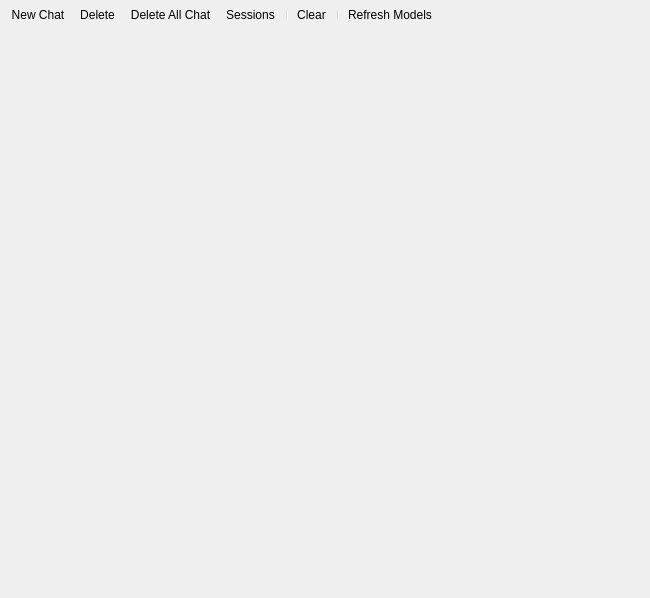
<?xml version="1.0" encoding="UTF-8"?>
<ui version="4.0">
 <class>AIChatPane</class>
 <widget class="QWidget" name="AIChatPane">
  <property name="geometry">
   <rect>
    <x>0</x>
    <y>0</y>
    <width>650</width>
    <height>598</height>
   </rect>
  </property>
  <property name="windowTitle">
   <string>AI Chat</string>
  </property>
  <layout class="QVBoxLayout" name="mainLayout" stretch="0,1">
   <property name="spacing">
    <number>0</number>
   </property>
   <property name="leftMargin">
    <number>0</number>
   </property>
   <property name="topMargin">
    <number>0</number>
   </property>
   <property name="rightMargin">
    <number>0</number>
   </property>
   <property name="bottomMargin">
    <number>0</number>
   </property>
   <item>
    <widget class="QToolBar" name="toolBar">
     <property name="movable">
      <bool>false</bool>
     </property>
     <property name="iconSize">
      <size>
       <width>16</width>
       <height>16</height>
      </size>
     </property>
     <addaction name="actionNewChat"/>
     <addaction name="actionDeleteChat"/>
     <addaction name="actionDelete_All_Chat"/>
     <addaction name="actionSessions"/>
     <addaction name="separator"/>
     <addaction name="actionClear"/>
     <addaction name="separator"/>
     <addaction name="actionRefreshModels"/>
    </widget>
   </item>
   <item>
    <widget class="QStackedWidget" name="stackedWidget"/>
   </item>
  </layout>
  <action name="actionNewChat">
   <property name="icon">
    <iconset resource="../../r.qrc">
     <normaloff>:/Resource/icons/AddImmediateWindow_16x.svg</normaloff>:/Resource/icons/AddImmediateWindow_16x.svg</iconset>
   </property>
   <property name="text">
    <string>New Chat</string>
   </property>
   <property name="toolTip">
    <string>New Chat Session</string>
   </property>
   <property name="menuRole">
    <enum>QAction::NoRole</enum>
   </property>
  </action>
  <action name="actionDeleteChat">
   <property name="icon">
    <iconset resource="../../r.qrc">
     <normaloff>:/Resource/icons/Cancel_16x.svg</normaloff>:/Resource/icons/Cancel_16x.svg</iconset>
   </property>
   <property name="text">
    <string>Delete</string>
   </property>
   <property name="toolTip">
    <string>Delete Current Chat</string>
   </property>
   <property name="menuRole">
    <enum>QAction::NoRole</enum>
   </property>
  </action>
  <action name="actionSessions">
   <property name="icon">
    <iconset resource="../../r.qrc">
     <normaloff>:/Resource/icons/ListView_16x.svg</normaloff>:/Resource/icons/ListView_16x.svg</iconset>
   </property>
   <property name="text">
    <string>Sessions</string>
   </property>
   <property name="toolTip">
    <string>Show Session List</string>
   </property>
   <property name="menuRole">
    <enum>QAction::NoRole</enum>
   </property>
  </action>
  <action name="actionClear">
   <property name="icon">
    <iconset resource="../../r.qrc">
     <normaloff>:/Resource/icons/CleanData_16x.svg</normaloff>:/Resource/icons/CleanData_16x.svg</iconset>
   </property>
   <property name="text">
    <string>Clear</string>
   </property>
   <property name="toolTip">
    <string>Clear Current Chat Messages</string>
   </property>
   <property name="menuRole">
    <enum>QAction::NoRole</enum>
   </property>
  </action>
  <action name="actionRefreshModels">
   <property name="icon">
    <iconset resource="../../r.qrc">
     <normaloff>:/Resource/icons/Refresh_16x.svg</normaloff>:/Resource/icons/Refresh_16x.svg</iconset>
   </property>
   <property name="text">
    <string>Refresh Models</string>
   </property>
   <property name="toolTip">
    <string>Refresh Available Models</string>
   </property>
   <property name="menuRole">
    <enum>QAction::NoRole</enum>
   </property>
  </action>
  <action name="actionDelete_All_Chat">
   <property name="icon">
    <iconset resource="../../r.qrc">
     <normaloff>:/Resource/icons/DeleteAllRows_16x.svg</normaloff>:/Resource/icons/DeleteAllRows_16x.svg</iconset>
   </property>
   <property name="text">
    <string>Delete All Chat</string>
   </property>
   <property name="menuRole">
    <enum>QAction::NoRole</enum>
   </property>
  </action>
 </widget>
 <resources>
  <include location="../../r.qrc"/>
 </resources>
 <connections/>
</ui>
